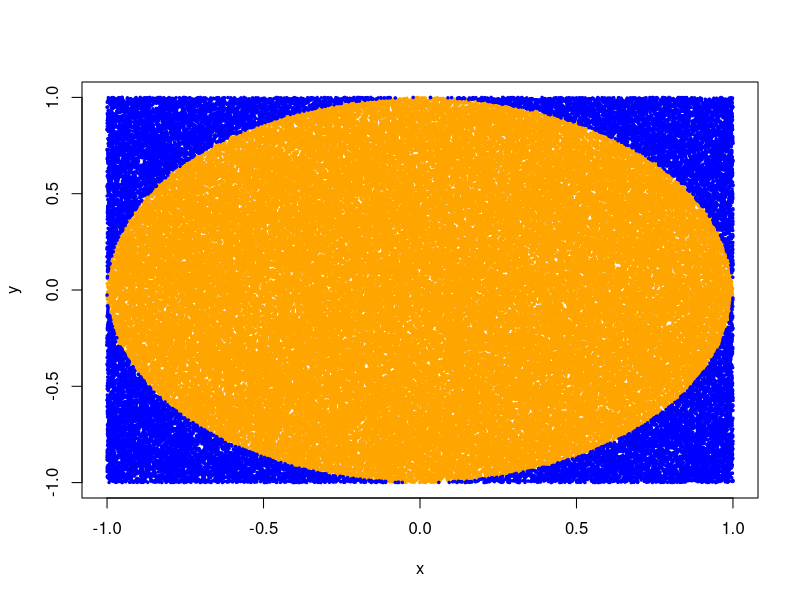

The R source for this figure:
## ---- chunk 1
#Gera um vetor de tamanho #100000 com todos os #campos preenchidos #com um valor entre -1 e 1 
x <- runif(100000,-1,1) 
y <- runif(100000,-1,1) 
## ---- chunk 2
# Circulo de centro na origem (0,0) de raio 1 
circulo <- x^2 + y^2 <= 1 
# O vetor circulo detem valores TRUE se cairam dentro, e FALSE se 
# fora; \# sum( circulo ) soma +1 nos indices TRUE e soma +0 
# nos de valor FALSE 

p <- sum( circulo )/ 100000 
## ---- chunk 3
#| fig-keep: last
#| fig-align: center
piresultado <- 4*p 
# piresultado = 3.13988 
plot(x, y, type = "n") 
# Pontos que cairam dentro em laranja 
points(x[ circulo ], y[ circulo ], col = " orange ", pch = 20, cex = 0.5) 
# Pontos que cairam fora em azul 
points(x[! circulo ], y[! circulo ], col = " blue ", pch = 20, cex = 0.5)
